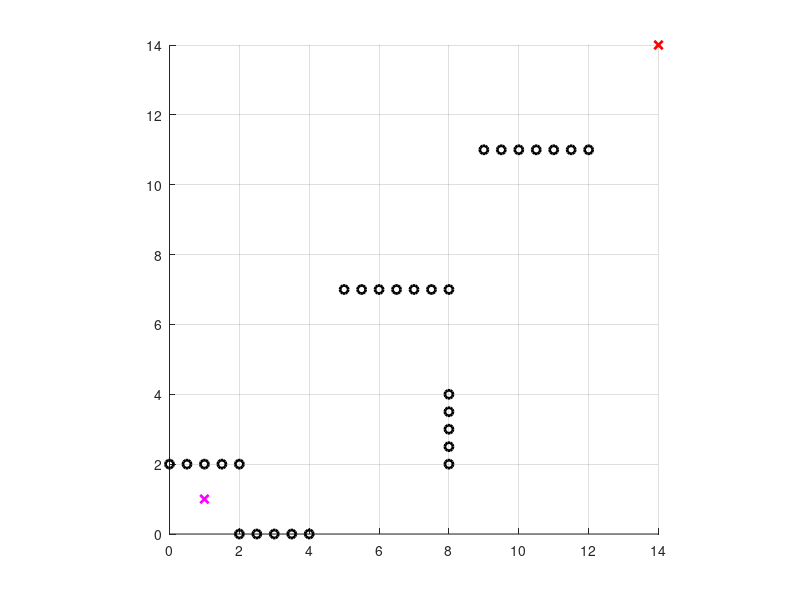
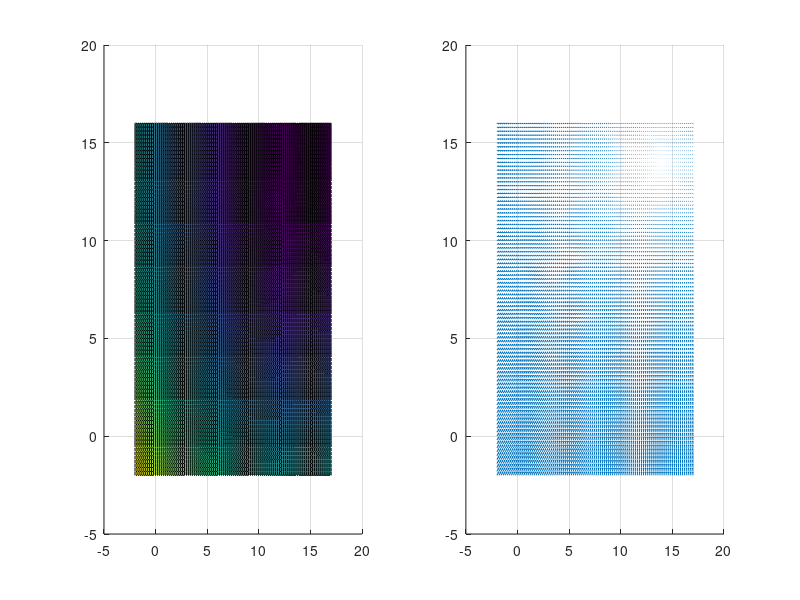
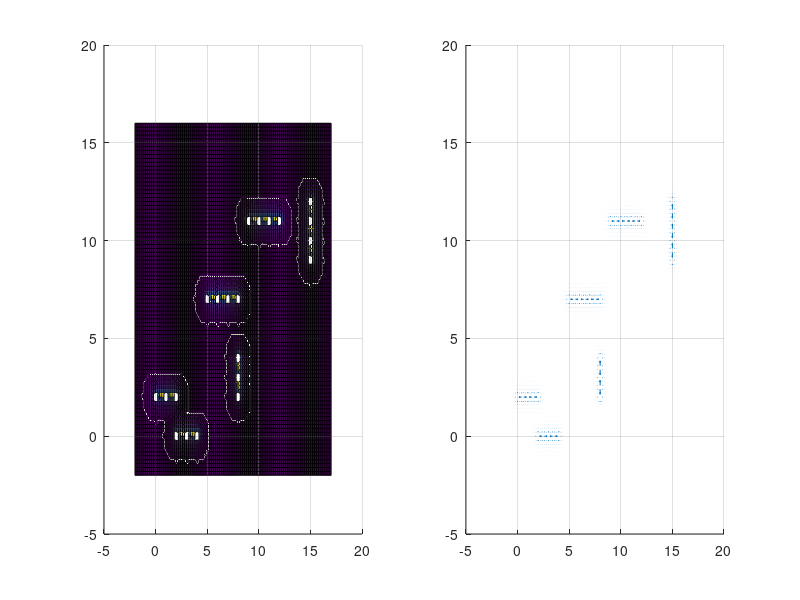
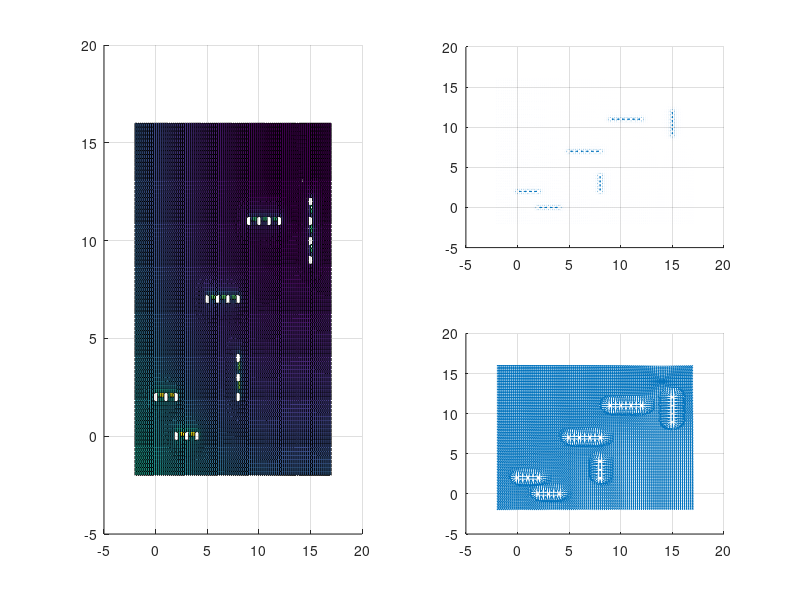

Source code (MATLAB) for these figures, in order:
%%
clear;
close all;
clc;
%%
vortex=0;
% Initial position
X0 = [1;1];
% Goal position
G = [14;14];
ob1_x = 0:0.5:2;
ob1_y = 2*ones(1,size(ob1_x,2));
ob2_x = 5:0.5:8;
ob2_y = 7*ones(1,size(ob2_x,2));
ob3_x = 2:0.5:4;
ob3_y = 0*ones(1,size(ob3_x,2));
ob4_y = 2:0.5:4;
ob4_x = 8*ones(1,size(ob4_y,2));
ob5_x = 9:0.5:12;
ob5_y = 11*ones(1,size(ob5_x,2));
ob6_y = 9:0.5:12;
ob6_x = 15*ones(1,size(ob6_y,2));
O = vertcat([ob1_x' ob1_y'],[ob2_x' ob2_y'],[ob3_x' ob3_y'],[ob4_x' ob4_y'],[ob5_x' ob5_y'],[ob6_x' ob6_y']) ;


rotations=ones(size(O,1),1);

dmin=1.2;

Ja=@(x,y,Gx,Gy)((1/2)*((x-Gx).^2+(y-Gy).^2));% potential Ja
Jr=@(x,y,Ox,Oy)(1./((x-Ox).^2+(y-Oy).^2));% potential Jr


nablaJaX=@(x,y,Gx,Gy)(x-Gx);% gradient of Ja w.r.t. X
nablaJaY=@(x,y,Gx,Gy)(y-Gy);% gradient of Ja w.r.t. Y
nablaJrX=@(x,y,Ox,Oy)(2*(Ox-x)./(((x-Ox).^2+(y-Oy).^2).^2));% derivative of Jr w.r.t. X
nablaJrY=@(x,y,Ox,Oy)(2*(Oy-y)./(((x-Ox).^2+(y-Oy).^2).^2));% derivative of Jr w.r.t. Y


rho=@(x,y,Ox,Oy)((x-Ox).^2+(y-Oy).^2<=dmin^2);% defines field where repulsion ...
% effect can be detected, in this way we can avoid the minimum position of overall...
% potential is changed due to repulsive potential
% returns 1 if the distance between defined obstacle and position is less
% than the given threshold
% returns 0, otherwise

wa=2;
wo=5;
Tend=130;
deltaXY=0.2;
%%
xm=min(X0(1),G(1));xm=min(xm,min(O(:,1)));
xM=max(X0(1),G(1));xM=max(xM,max(O(:,1)));
ym=min(X0(2),G(2));ym=min(ym,min(O(:,2)));
yM=max(X0(2),G(2));yM=max(yM,max(O(:,2)));
%%
figure();hold on;grid on;
plot(X0(1),X0(2),'xm','LineWidth',2);
plot(G(1),G(2),'xr','LineWidth',2);
plot(O(:,1),O(:,2),'ok','LineWidth',2);
axis ([0 14 0 14]);
axis('equal');
%%
xx=xm-2:deltaXY:xM+2;
yy=ym-2:deltaXY:yM+2;
[XX,YY] = meshgrid(xx,yy);

Za=Ja(XX,YY,G(1),G(2));
nablaJaXX=nablaJaX(XX,YY,G(1),G(2));
nablaJaYY=nablaJaY(XX,YY,G(1),G(2));

figure('Name','Attraction');
subplot(121);hold on;grid on;surf(XX,YY,Za);
subplot(122);hold on;grid on;quiver(XX,YY,-nablaJaXX,-nablaJaYY);

Zr=zeros(size(Za));
nablaJrXX=zeros(size(nablaJaXX));
nablaJrYY=zeros(size(nablaJaXX));

for i=1:size(O,1)
    oi=O(i,:);
    Zr=Zr+Jr(XX,YY,oi(1),oi(2)).*rho(XX,YY,oi(1),oi(2));% to ensure piecewise definition

    if ~vortex
        nablaJrXX=nablaJrXX+nablaJrX(XX,YY,oi(1),oi(2)).*rho(XX,YY,oi(1),oi(2))*rotations(i);
        nablaJrYY=nablaJrYY+nablaJrY(XX,YY,oi(1),oi(2)).*rho(XX,YY,oi(1),oi(2))*rotations(i);
    else
        nablaJrXX=nablaJrXX-nablaJrY(XX,YY,oi(1),oi(2)).*rho(XX,YY,oi(1),oi(2))*rotations(i);
        nablaJrYY=nablaJrYY+nablaJrX(XX,YY,oi(1),oi(2)).*rho(XX,YY,oi(1),oi(2))*rotations(i);
    end
end

figure('Name','Repulsion');
subplot(121);hold on;grid on;surf(XX,YY,Zr);
subplot(122);hold on;grid on;quiver(XX,YY,-nablaJrXX,-nablaJrYY);

J=wa*Za+wo*Zr;
nablaJx=wa*nablaJaXX+wo*nablaJrXX;
nablaJy=wa*nablaJaYY+wo*nablaJrYY;

nablaJxn=nablaJx./sqrt(nablaJx.^2+nablaJy.^2);% normalized version in order to show the directions of arrows
nablaJyn=nablaJy./sqrt(nablaJx.^2+nablaJy.^2);


figure('Name','Overall');
subplot(2,2,[1 3]);hold on;grid on;surf(XX,YY,J);
subplot(222);hold on;grid on;quiver(XX,YY,-nablaJx,-nablaJy);
subplot(224);hold on;grid on;quiver(XX,YY,-nablaJxn,-nablaJyn);
%%

figure();
hold on;grid on;
quiver(XX,YY,-nablaJxn,-nablaJyn);
plot(X0(1),X0(2),'xm','LineWidth',2);
plot(G(1),G(2),'xr','LineWidth',2);
plot(O(:,1),O(:,2),'ok','LineWidth',2);

%% APF
alpha=0.02;
% alpha=0.1;
TH=0.2;
nIter=100;
X=zeros(2,nIter);
X(:,1)=X0;
for k=2:nIter
    Xcur=X(:,k-1);
    nablaA=[
            nablaJaX(Xcur(1),Xcur(2),G(1),G(2));
            nablaJaY(Xcur(1),Xcur(2),G(1),G(2))
        ];
    nablaR=[0;0];
    for i=1:size(O,1)
        oi=O(i,:);
        if ~vortex
            nablaR=nablaR+[
                nablaJrX(Xcur(1),Xcur(2),oi(1),oi(2))*rho(Xcur(1),Xcur(2),oi(1),oi(2))*rotations(i);
                nablaJrY(Xcur(1),Xcur(2),oi(1),oi(2))*rho(Xcur(1),Xcur(2),oi(1),oi(2))*rotations(i)
                ];
        else
            nablaR=nablaR+[0 -1;1 0]*[
                nablaJrX(Xcur(1),Xcur(2),oi(1),oi(2))*rho(Xcur(1),Xcur(2),oi(1),oi(2))*rotations(i);
                nablaJrY(Xcur(1),Xcur(2),oi(1),oi(2))*rho(Xcur(1),Xcur(2),oi(1),oi(2))*rotations(i)
                ];
        end
    end
    nablaJ=wa*nablaA+wo*nablaR;
    Xsucc=Xcur-alpha*nablaJ;
    X(:,k)=Xsucc;
    if norm(Xsucc-G)<=TH
        break;
    end
end
if k<nIter
    X(:,k+1:end)=[];
end

for i=1:size(X,2)
    plot(X(1,i),X(2,i),'xk','LineWidth',2);
end
